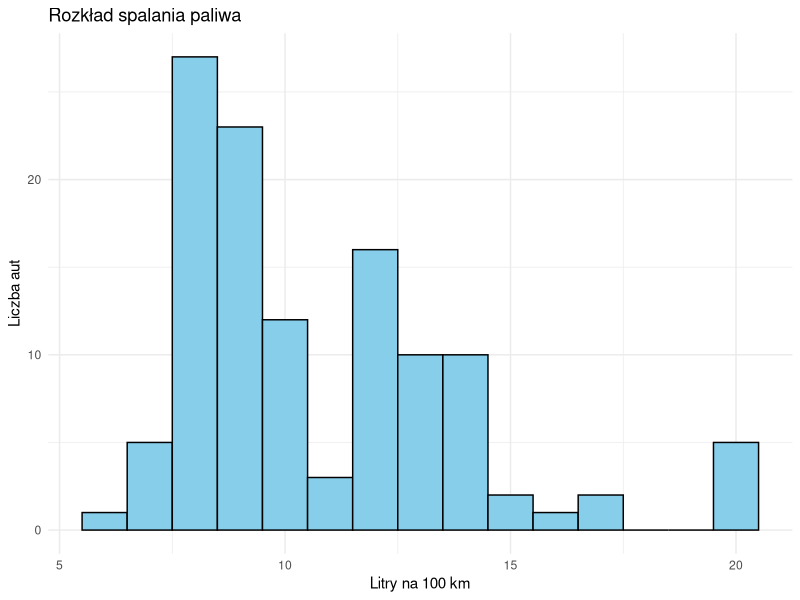
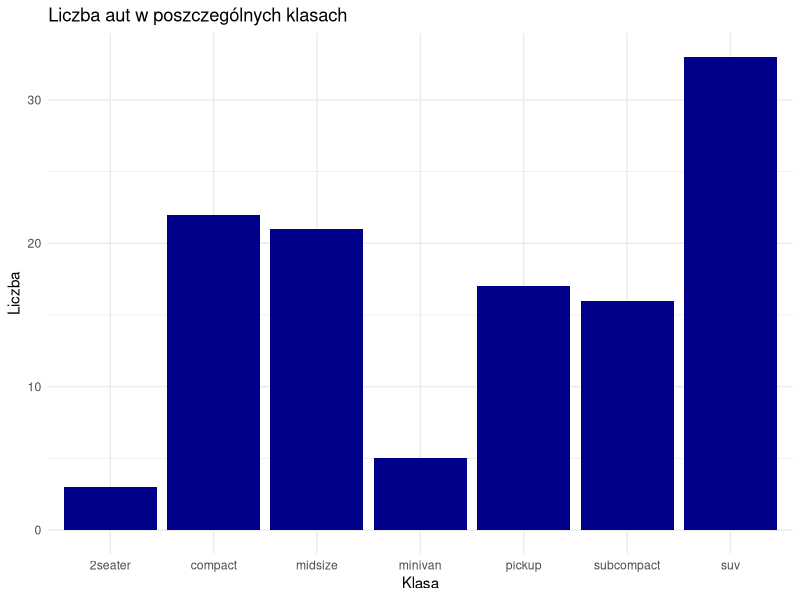
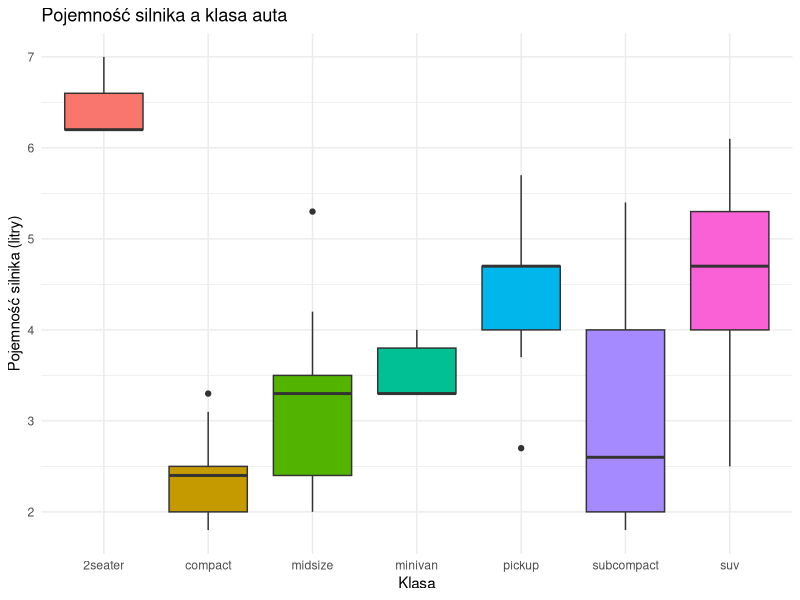

Generate these figures, in order, with R:
## ---- chunk 1
library(tidyverse)
library(ggplot2)

dane_auta <- mpg %>%
  mutate(spalanie_l100km = 235 / hwy)

auta_2008 <- dane_auta %>%
  filter(year == 2008)

wyniki <- auta_2008 %>%
  group_by(class) %>%
  summarise(srednie_spalanie = mean(spalanie_l100km)) %>%
  arrange(desc(srednie_spalanie))

knitr::kable(wyniki, caption = "Średnie spalanie wg klasy auta")
## ---- chunk 2
ggplot(auta_2008, aes(x = spalanie_l100km)) +
  geom_histogram(binwidth = 1, fill = "skyblue", color = "black") +
  labs(title = "Rozkład spalania paliwa",
       x = "Litry na 100 km",
       y = "Liczba aut") +
  theme_minimal()
## ---- chunk 3
ggplot(auta_2008, aes(x = class)) +
  geom_bar(fill = "darkblue") +
  labs(title = "Liczba aut w poszczególnych klasach",
       x = "Klasa",
       y = "Liczba") +
  theme_minimal()
## ---- chunk 4
ggplot(auta_2008, aes(x = class, y = displ, fill = class)) +
  geom_boxplot() +
  labs(title = "Pojemność silnika a klasa auta",
       x = "Klasa",
       y = "Pojemność silnika (litry)") +
  theme_minimal() +
  theme(legend.position = "none")
